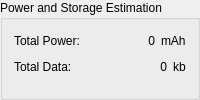
              <widget class="QGroupBox" name="groupBox_7">
               <property name="title">
                <string>Power and Storage Estimation</string>
               </property>
               <layout class="QFormLayout" name="formLayout_5">
                <item row="0" column="0">
                 <widget class="QLabel" name="label_12">
                  <property name="text">
                   <string>Total Power:</string>
                  </property>
                 </widget>
                </item>
                <item row="0" column="1">
                 <layout class="QHBoxLayout" name="horizontalLayout_11">
                  <item>
                   <spacer name="horizontalSpacer_15">
                    <property name="orientation">
                     <enum>Qt::Horizontal</enum>
                    </property>
                    <property name="sizeHint" stdset="0">
                     <size>
                      <width>40</width>
                      <height>20</height>
                     </size>
                    </property>
                   </spacer>
                  </item>
                  <item>
                   <widget class="QLabel" name="label_powerconsumed">
                    <property name="text">
                     <string>0</string>
                    </property>
                    <property name="alignment">
                     <set>Qt::AlignRight|Qt::AlignTrailing|Qt::AlignVCenter</set>
                    </property>
                   </widget>
                  </item>
                  <item>
                   <widget class="QLabel" name="label_22">
                    <property name="text">
                     <string>mAh</string>
                    </property>
                   </widget>
                  </item>
                 </layout>
                </item>
                <item row="1" column="0">
                 <widget class="QLabel" name="label_14">
                  <property name="text">
                   <string>Total Data:</string>
                  </property>
                 </widget>
                </item>
                <item row="1" column="1">
                 <layout class="QHBoxLayout" name="horizontalLayout_13">
                  <item>
                   <spacer name="horizontalSpacer_14">
                    <property name="orientation">
                     <enum>Qt::Horizontal</enum>
                    </property>
                    <property name="sizeHint" stdset="0">
                     <size>
                      <width>40</width>
                      <height>20</height>
                     </size>
                    </property>
                   </spacer>
                  </item>
                  <item>
                   <widget class="QLabel" name="label_totalstorage">
                    <property name="text">
                     <string>0</string>
                    </property>
                    <property name="alignment">
                     <set>Qt::AlignRight|Qt::AlignTrailing|Qt::AlignVCenter</set>
                    </property>
                   </widget>
                  </item>
                  <item>
                   <widget class="QLabel" name="label_17">
                    <property name="text">
                     <string>kb</string>
                    </property>
                   </widget>
                  </item>
                 </layout>
                </item>
               </layout>
              </widget>
